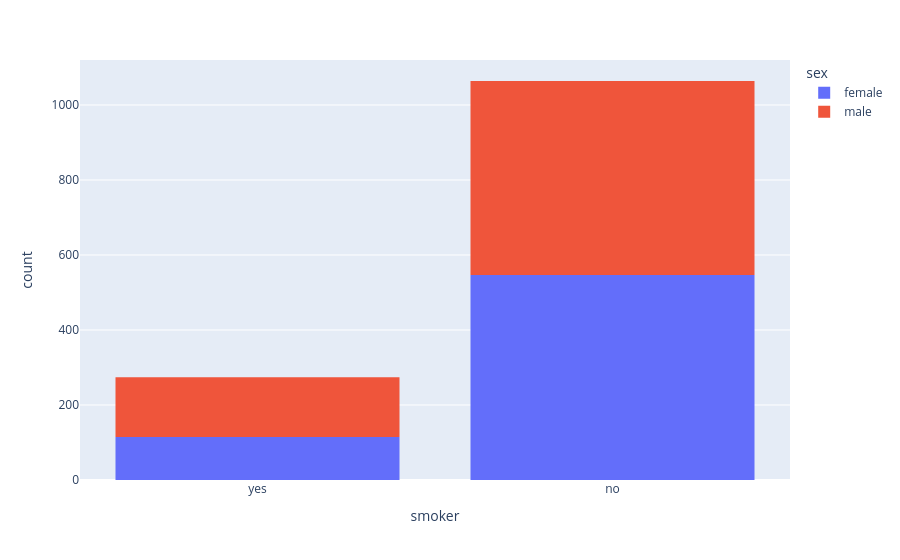

Here is the notebook cell this chart was saved with:
### Code cell
px.histogram(medical_df, x='smoker', color='sex')

### Figure 1 — Plotly figure (JSON) as saved in the notebook; plotly's stock layout.template omitted (floating-point values rounded to 4 significant figures; data arrays with more than 128 entries replaced by an {"elided": "..."} marker saying what was removed)
{"data": [{"bingroup": "x", "hovertemplate": "sex=female<br>smoker=%{x}<br>count=%{y}<extra></extra>", "legendgroup": "female", "marker": {"color": "#636efa", "pattern": {"shape": ""}}, "name": "female", "orientation": "v", "showlegend": true, "type": "histogram", "x": {"elided": "662 str values"}, "xaxis": "x", "yaxis": "y"}, {"bingroup": "x", "hovertemplate": "sex=male<br>smoker=%{x}<br>count=%{y}<extra></extra>", "legendgroup": "male", "marker": {"color": "#EF553B", "pattern": {"shape": ""}}, "name": "male", "orientation": "v", "showlegend": true, "type": "histogram", "x": {"elided": "676 str values"}, "xaxis": "x", "yaxis": "y"}], "layout": {"barmode": "relative", "legend": {"title": {"text": "sex"}, "tracegroupgap": 0}, "margin": {"t": 60}, "xaxis": {"anchor": "y", "domain": [0, 1], "title": {"text": "smoker"}}, "yaxis": {"anchor": "x", "domain": [0, 1], "title": {"text": "count"}}}}
